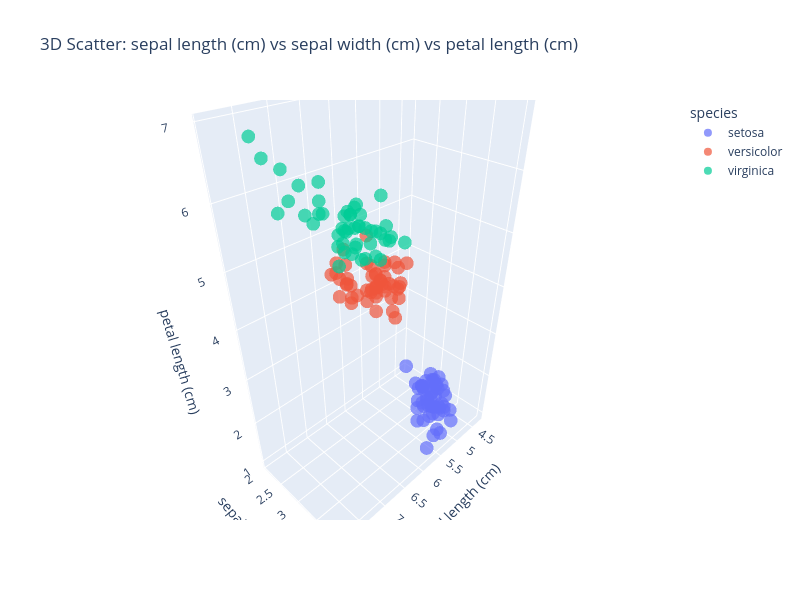

Here is the notebook cell this chart was saved with:
### Code cell
# 4. Interactive Scatter Plot Matrix (Plotly)
def create_interactive_plots(df: pd.DataFrame):
    """Create interactive visualizations with Plotly."""
    numeric_cols = df.select_dtypes(include=['int64', 'float64']).columns
    
    if len(numeric_cols) <= 5:
        fig = px.scatter_matrix(
            df,
            dimensions=numeric_cols,
            color=df.columns[0] if df.select_dtypes(include=['category', 'object']).shape[1] > 0 else None,
            title="Scatter Matrix"
        )
        fig.write_html('../reports/figures/scatter_matrix.html')
    
    if len(numeric_cols) >= 3:
        x_col, y_col, z_col = numeric_cols[:3]
        
        fig = px.scatter_3d(
            df,
            x=x_col,
            y=y_col,
            z=z_col,
            color=df.select_dtypes(include=['category', 'object']).columns[0]
                if df.select_dtypes(include=['category', 'object']).shape[1] > 0
                else None,
            title=f"3D Scatter: {x_col} vs {y_col} vs {z_col}",
            opacity=0.7,
            width=800,
            height=600
        )
        
        fig.update_layout(scene=dict(
            xaxis_title=x_col,
            yaxis_title=y_col,
            zaxis_title=z_col
        ))
        
        fig.write_html('../reports/figures/3d_scatter.html')
        fig.show()
    
    if len(numeric_cols) <= 4 and len(numeric_cols) > 1:
        fig = px.scatter_matrix(
            df,
            dimensions=numeric_cols[:4],
            color=df.select_dtypes(include=['category', 'object']).columns[0]
                if df.select_dtypes(include=['category', 'object']).shape[1] > 0
                else None,
            title="Interactive Pair Plot"
        )
        fig.write_html('../reports/figures/pair_plot.html')
        fig.show()

create_interactive_plots(df)

### Figure 1 — Plotly figure (JSON) as saved in the notebook; plotly's stock layout.template omitted (floating-point values rounded to 4 significant figures)
{"data": [{"hovertemplate": "species=setosa<br>sepal length (cm)=%{x}<br>sepal width (cm)=%{y}<br>petal length (cm)=%{z}<extra></extra>", "legendgroup": "setosa", "marker": {"color": "#636efa", "opacity": 0.7, "symbol": "circle"}, "mode": "markers", "name": "setosa", "scene": "scene", "showlegend": true, "type": "scatter3d", "x": [5.1, 4.9, 4.7, 4.6, 5.0, 5.4, 4.6, 5.0, 4.4, 4.9, 5.4, 4.8, 4.8, 4.3, 5.8, 5.7, 5.4, 5.1, 5.7, 5.1, 5.4, 5.1, 4.6, 5.1, 4.8, 5.0, 5.0, 5.2, 5.2, 4.7, 4.8, 5.4, 5.2, 5.5, 4.9, 5.0, 5.5, 4.9, 4.4, 5.1, 5.0, 4.5, 4.4, 5.0, 5.1, 4.8, 5.1, 4.6, 5.3, 5.0], "y": [3.5, 3.0, 3.2, 3.1, 3.6, 3.9, 3.4, 3.4, 2.9, 3.1, 3.7, 3.4, 3.0, 3.0, 4.0, 4.05, 3.9, 3.5, 3.8, 3.8, 3.4, 3.7, 3.6, 3.3, 3.4, 3.0, 3.4, 3.5, 3.4, 3.2, 3.1, 3.4, 4.05, 4.05, 3.1, 3.2, 3.5, 3.6, 3.0, 3.4, 3.5, 2.3, 3.2, 3.5, 3.8, 3.0, 3.8, 3.2, 3.7, 3.3], "z": [1.4, 1.4, 1.3, 1.5, 1.4, 1.7, 1.4, 1.5, 1.4, 1.5, 1.5, 1.6, 1.4, 1.1, 1.2, 1.5, 1.3, 1.4, 1.7, 1.5, 1.7, 1.5, 1.0, 1.7, 1.9, 1.6, 1.6, 1.5, 1.4, 1.6, 1.6, 1.5, 1.5, 1.4, 1.5, 1.2, 1.3, 1.4, 1.3, 1.5, 1.3, 1.3, 1.3, 1.6, 1.9, 1.4, 1.6, 1.4, 1.5, 1.4]}, {"hovertemplate": "species=versicolor<br>sepal length (cm)=%{x}<br>sepal width (cm)=%{y}<br>petal length (cm)=%{z}<extra></extra>", "legendgroup": "versicolor", "marker": {"color": "#EF553B", "opacity": 0.7, "symbol": "circle"}, "mode": "markers", "name": "versicolor", "scene": "scene", "showlegend": true, "type": "scatter3d", "x": [7.0, 6.4, 6.9, 5.5, 6.5, 5.7, 6.3, 4.9, 6.6, 5.2, 5.0, 5.9, 6.0, 6.1, 5.6, 6.7, 5.6, 5.8, 6.2, 5.6, 5.9, 6.1, 6.3, 6.1, 6.4, 6.6, 6.8, 6.7, 6.0, 5.7, 5.5, 5.5, 5.8, 6.0, 5.4, 6.0, 6.7, 6.3, 5.6, 5.5, 5.5, 6.1, 5.8, 5.0, 5.6, 5.7, 5.7, 6.2, 5.1, 5.7], "y": [3.2, 3.2, 3.1, 2.3, 2.8, 2.8, 3.3, 2.4, 2.9, 2.7, 2.05, 3.0, 2.2, 2.9, 2.9, 3.1, 3.0, 2.7, 2.2, 2.5, 3.2, 2.8, 2.5, 2.8, 2.9, 3.0, 2.8, 3.0, 2.9, 2.6, 2.4, 2.4, 2.7, 2.7, 3.0, 3.4, 3.1, 2.3, 3.0, 2.5, 2.6, 3.0, 2.6, 2.3, 2.7, 3.0, 2.9, 2.9, 2.5, 2.8], "z": [4.7, 4.5, 4.9, 4.0, 4.6, 4.5, 4.7, 3.3, 4.6, 3.9, 3.5, 4.2, 4.0, 4.7, 3.6, 4.4, 4.5, 4.1, 4.5, 3.9, 4.8, 4.0, 4.9, 4.7, 4.3, 4.4, 4.8, 5.0, 4.5, 3.5, 3.8, 3.7, 3.9, 5.1, 4.5, 4.5, 4.7, 4.4, 4.1, 4.0, 4.4, 4.6, 4.0, 3.3, 4.2, 4.2, 4.2, 4.3, 3.0, 4.1]}, {"hovertemplate": "species=virginica<br>sepal length (cm)=%{x}<br>sepal width (cm)=%{y}<br>petal length (cm)=%{z}<extra></extra>", "legendgroup": "virginica", "marker": {"color": "#00cc96", "opacity": 0.7, "symbol": "circle"}, "mode": "markers", "name": "virginica", "scene": "scene", "showlegend": true, "type": "scatter3d", "x": [6.3, 5.8, 7.1, 6.3, 6.5, 7.6, 4.9, 7.3, 6.7, 7.2, 6.5, 6.4, 6.8, 5.7, 5.8, 6.4, 6.5, 7.7, 7.7, 6.0, 6.9, 5.6, 7.7, 6.3, 6.7, 7.2, 6.2, 6.1, 6.4, 7.2, 7.4, 7.9, 6.4, 6.3, 6.1, 7.7, 6.3, 6.4, 6.0, 6.9, 6.7, 6.9, 6.8, 6.7, 6.7, 6.3, 6.5, 6.2, 5.9], "y": [3.3, 2.7, 3.0, 2.9, 3.0, 3.0, 2.5, 2.9, 2.5, 3.6, 3.2, 2.7, 3.0, 2.5, 2.8, 3.2, 3.0, 3.8, 2.6, 2.2, 3.2, 2.8, 2.8, 2.7, 3.3, 3.2, 2.8, 3.0, 2.8, 3.0, 2.8, 3.8, 2.8, 2.8, 2.6, 3.0, 3.4, 3.1, 3.0, 3.1, 3.1, 3.1, 3.2, 3.3, 3.0, 2.5, 3.0, 3.4, 3.0], "z": [6.0, 5.1, 5.9, 5.6, 5.8, 6.6, 4.5, 6.3, 5.8, 6.1, 5.1, 5.3, 5.5, 5.0, 5.1, 5.3, 5.5, 6.7, 6.9, 5.0, 5.7, 4.9, 6.7, 4.9, 5.7, 6.0, 4.8, 4.9, 5.6, 5.8, 6.1, 6.4, 5.6, 5.1, 5.6, 6.1, 5.6, 5.5, 4.8, 5.4, 5.6, 5.1, 5.9, 5.7, 5.2, 5.0, 5.2, 5.4, 5.1]}], "layout": {"height": 600, "legend": {"title": {"text": "species"}, "tracegroupgap": 0}, "scene": {"domain": {"x": [0, 1], "y": [0, 1]}, "xaxis": {"title": {"text": "sepal length (cm)"}}, "yaxis": {"title": {"text": "sepal width (cm)"}}, "zaxis": {"title": {"text": "petal length (cm)"}}}, "title": {"text": "3D Scatter: sepal length (cm) vs sepal width (cm) vs petal length (cm)"}, "width": 800}}
